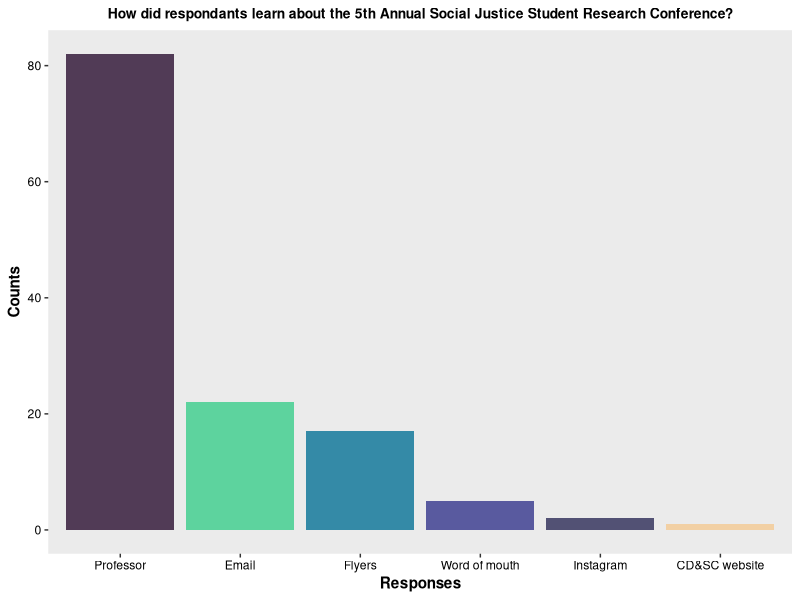
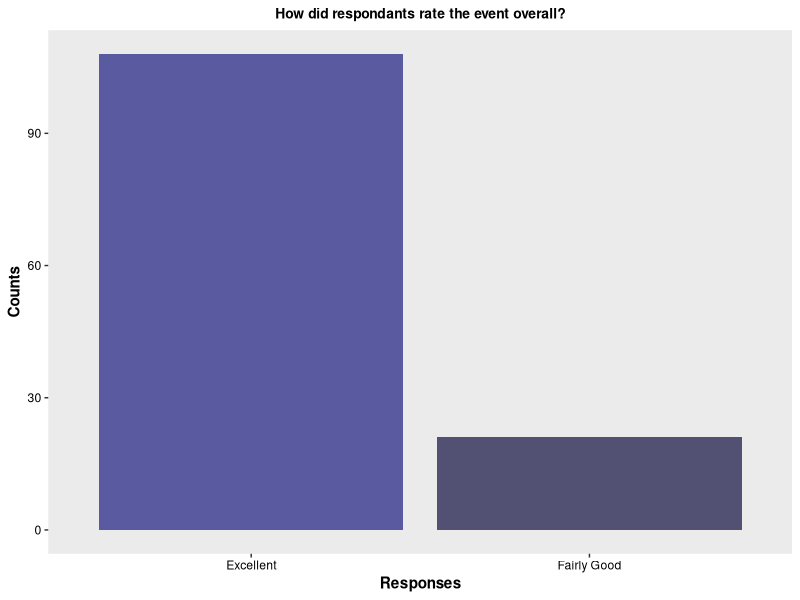
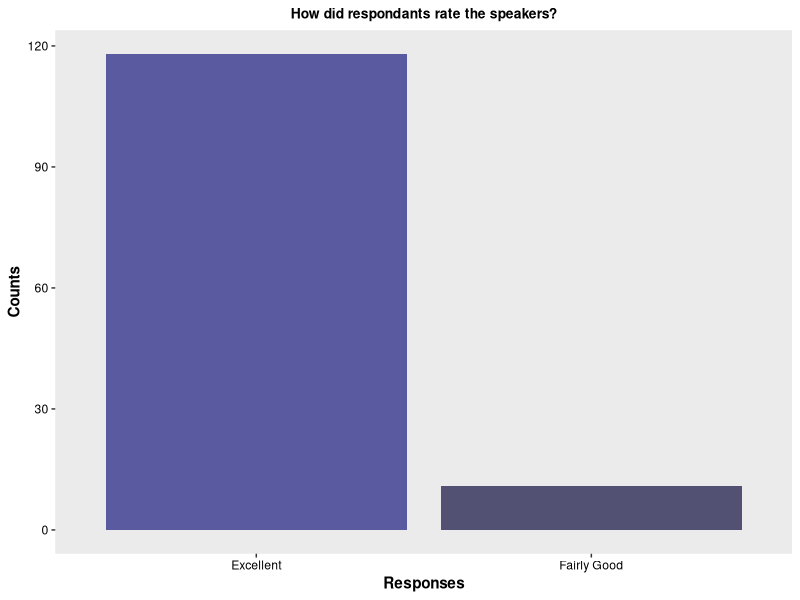
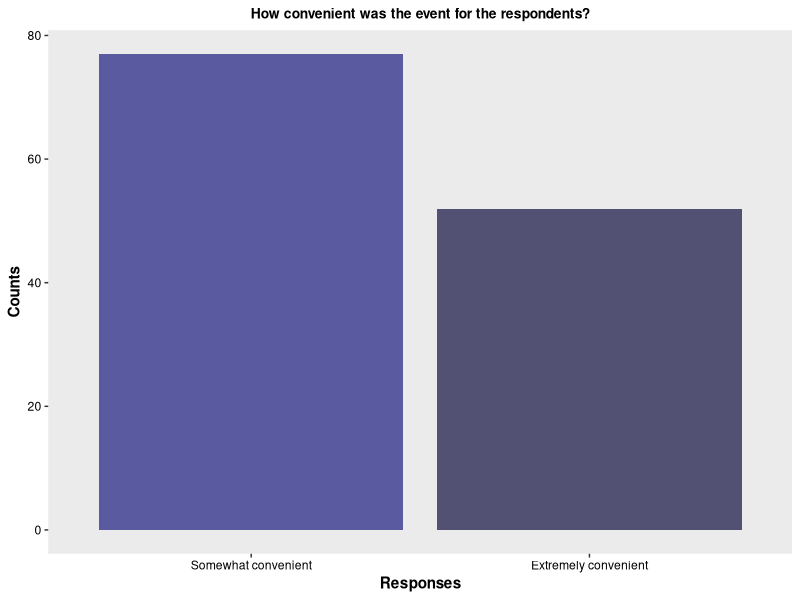
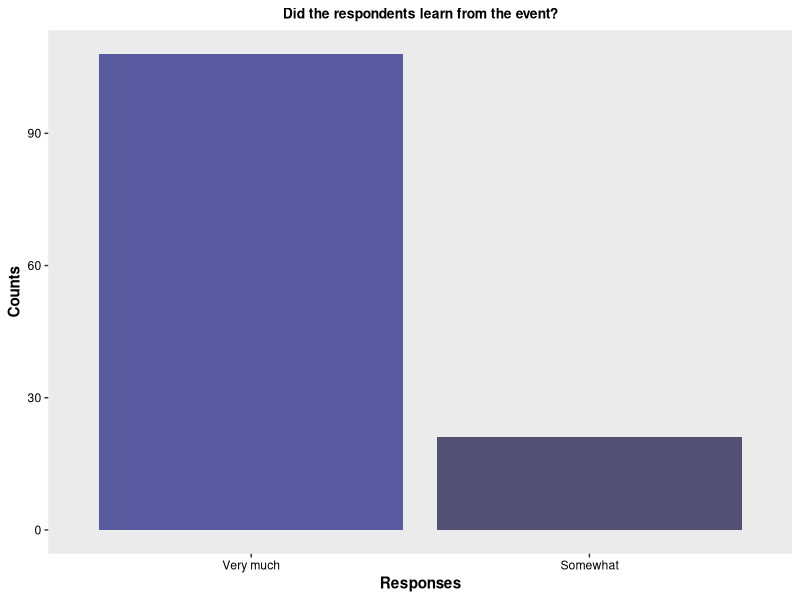
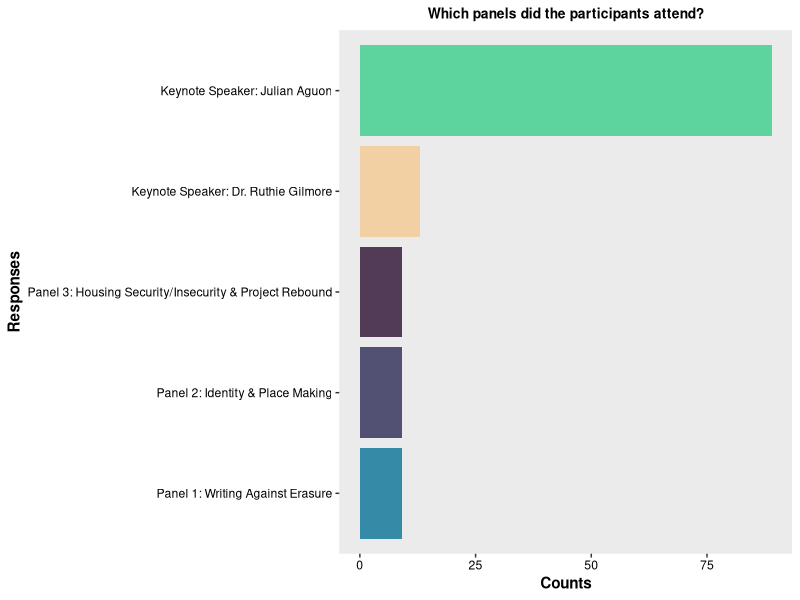
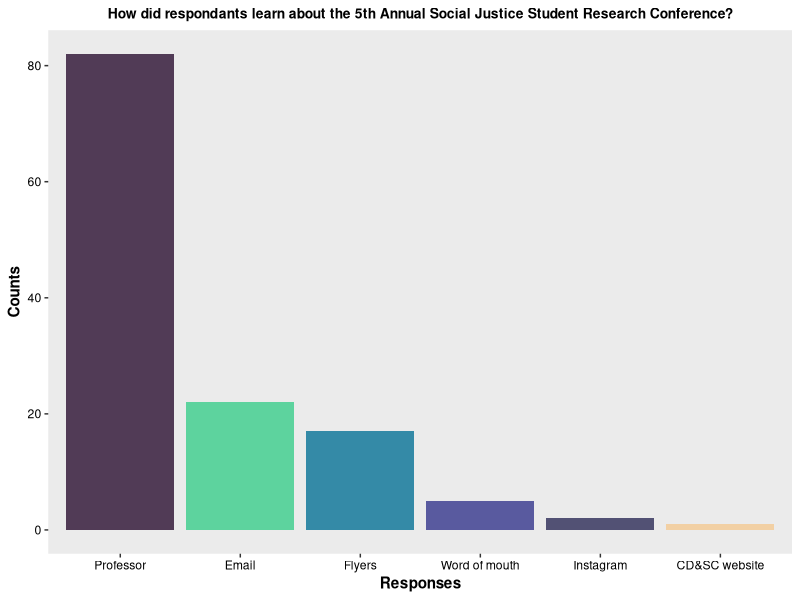
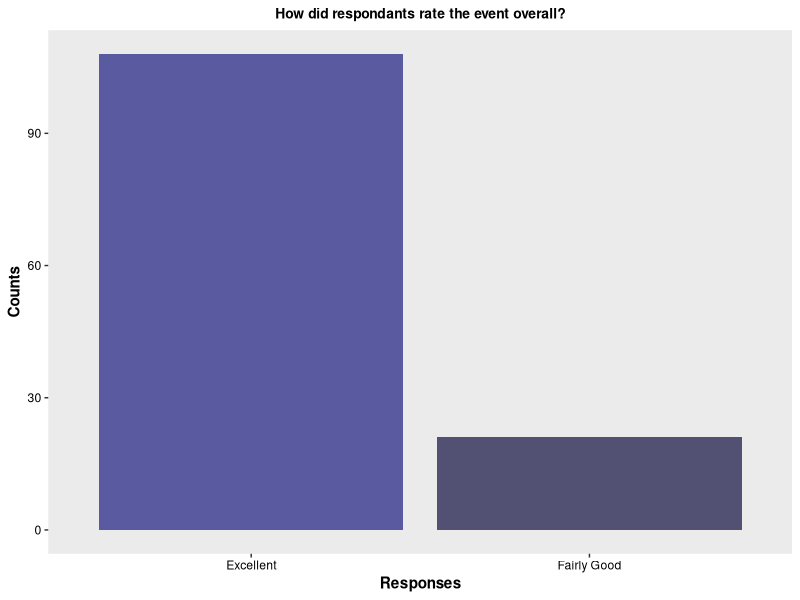

These charts were generated, in order, by the following R code:
#### 5th Annual Social Justice Student Reserach Conference ####
#### Created by: Vivian Vy Le ####
#### Updated on: 2022-08-07 ####

#### Load library ####
library(tidyverse)
library(here)
library(ggplot2)

#### Load data ####
fifth_con <- read_csv(here("Data", "fifth_annual_student_conference.csv"))

#### View data ####
view(fifth_con)

#### Data analysis ####
fifth_data <- fifth_con %>%
  select(participants, panel_attendence, event_rating, speaker_rating, advertisement, event_timing, audience_learning) %>%
  rowwise() %>%
  mutate(advertisement_choices = str_split(advertisement, pattern = ";")) %>%
  mutate(panel_attendence = str_split(panel_attendence, pattern = ";")) %>%
  ungroup() %>%
  unnest(advertisement_choices) %>%
  unnest(panel_attendence)
view(fifth_data)

data <- fifth_data %>%
  mutate(event_rating = factor(event_rating,
                               levels = c("Excellent", "Fairly Good", "Not Good at All"))) %>%
  mutate(speaker_rating = factor(speaker_rating,
                                 levels = c("Excellent", "Fairly Good", "Not Good at All"))) %>%
  mutate(event_timing = factor(event_timing,
                               levels = c("Extremely convenient", "Somewhat convenient", "Not at all convenient"))) %>%
  mutate(audience_learning = factor(audience_learning,
                                    levels = c("Very much", "Somewhat", "Not much")))
view(data)

advertisement_data <- fifth_data %>%
  count(advertisement_choices)
view(advertisement_data)

panel_data <-fifth_data %>%
  count(panel_attendence)
view(panel_data)

event_rating <- data %>%
  count(event_rating)
event_rating

speaker_rating <- data %>%
  count(speaker_rating)

event_timing <- data %>%
  count(event_timing)

audience_data <- data %>%
  count(audience_learning)


#### Plot ####
colorpal<- c("#F2D0A4", "#5DD39E", "#348AA7", "#525174", "#513B56", "#595A9F", "#9091AA")

advertisement_data %>%
  ggplot(aes(x = reorder(advertisement_choices, -n), y = n, fill = advertisement_choices)) +
  geom_col() +
  labs(title = "How did respondants learn about the 5th Annual Social Justice Student Research Conference?",
       x = "Responses",
       y = "Counts") +
  theme(plot.title = element_text(hjust = 0.5,
                                  size = 10,
                                  face = "bold"),
        axis.title = element_text(face = "bold"),
        axis.text.x = element_text(color = "#000000"),
        axis.text.y = element_text(color = "#000000"),
        panel.grid.major = element_blank(),
        panel.grid.minor = element_blank()) +
  scale_fill_manual(values = colorpal) +
  guides(fill = FALSE)
ggsave(here("Output", "2021-2022", "fifth_annual_student_conference", "advertisement.png"), width = 8, height = 5)


event_rating %>%
  ggplot(aes(x = reorder(event_rating, -n), y = n, fill = event_rating)) +
  geom_col() +
  labs(title = "How did respondants rate the event overall?",
       x = "Responses",
       y = "Counts") +
  theme(plot.title = element_text(hjust = 0.5,
                                  size = 10,
                                  face = "bold"),
        axis.title = element_text(face = "bold"),
        axis.text.x = element_text(color = "#000000"),
        axis.text.y = element_text(color = "#000000"),
        panel.grid.major = element_blank(),
        panel.grid.minor = element_blank()) +
  scale_fill_manual(values = c("#595A9F", "#525174", "#513B56")) +
  guides(fill = FALSE)
ggsave(here("Output", "2021-2022", "fifth_annual_student_conference", "event_rating.png"), width = 6, height = 5)


speaker_rating %>%
  ggplot(aes(x = reorder(speaker_rating, -n), y = n, fill = speaker_rating)) +
  geom_col() +
  labs(title = "How did respondants rate the speakers?",
       x = "Responses",
       y = "Counts") +
  theme(plot.title = element_text(hjust = 0.5,
                                  size = 10,
                                  face = "bold"),
        axis.title = element_text(face = "bold"),
        axis.text.x = element_text(color = "#000000"),
        axis.text.y = element_text(color = "#000000"),
        panel.grid.major = element_blank(),
        panel.grid.minor = element_blank()) +
  scale_fill_manual(values = c("#595A9F", "#525174", "#513B56")) +
  guides(fill = FALSE)
ggsave(here("Output", "2021-2022", "fifth_annual_student_conference", "speaker_rating.png"), width = 6, height = 5)

event_timing %>%
  ggplot(aes(x = reorder(event_timing, -n), y = n, fill = event_timing)) +
  geom_col() +
  labs(title = "How convenient was the event for the respondents?",
       x = "Responses",
       y = "Counts") +
  theme(plot.title = element_text(hjust = 0.5,
                                  size = 10,
                                  face = "bold"),
        axis.title = element_text(face = "bold"),
        axis.text.x = element_text(color = "#000000"),
        axis.text.y = element_text(color = "#000000"),
        panel.grid.major = element_blank(),
        panel.grid.minor = element_blank()) +
  scale_fill_manual(values = c("#525174", "#595A9F")) +
  guides(fill = FALSE)
ggsave(here("Output", "2021-2022", "fifth_annual_student_conference", "event_timing.png"), width = 6, height = 5)

audience_data %>%
  ggplot(aes(x = reorder(audience_learning, -n), y = n, fill = audience_learning)) +
  geom_col() +
  labs(title = "Did the respondents learn from the event?",
       x = "Responses",
       y = "Counts") +
  theme(plot.title = element_text(hjust = 0.5,
                                  size = 10,
                                  face = "bold"),
        axis.title = element_text(face = "bold"),
        axis.text.x = element_text(color = "#000000"),
        axis.text.y = element_text(color = "#000000"),
        panel.grid.major = element_blank(),
        panel.grid.minor = element_blank()) +
  scale_fill_manual(values = c("#595A9F", "#525174", "#513B56")) +
  guides(fill = FALSE)
ggsave(here("Output" , "2021-2022", "fifth_annual_student_conference", "audience_learning.png"), width = 6, height = 5)


panel_data %>%
  ggplot(aes(x = reorder(panel_attendence, n), y = n, fill = panel_attendence)) +
  geom_col() +
  labs(title = "Which panels did the participants attend?",
       x = "Responses",
       y = "Counts") +
  theme(plot.title = element_text(hjust = 0.5,
                                  size = 10,
                                  face = "bold"),
        axis.title = element_text(face = "bold"),
        axis.text.x = element_text(color = "#000000"),
        axis.text.y = element_text(color = "#000000"),
        panel.grid.major = element_blank(),
        panel.grid.minor = element_blank()) +
  scale_fill_manual(values = colorpal) +
  coord_flip() +
  guides(fill = FALSE)
ggsave(here("Output", "2021-2022", "fifth_annual_student_conference", "panel_attendence.png"), width = 8, height = 5)
